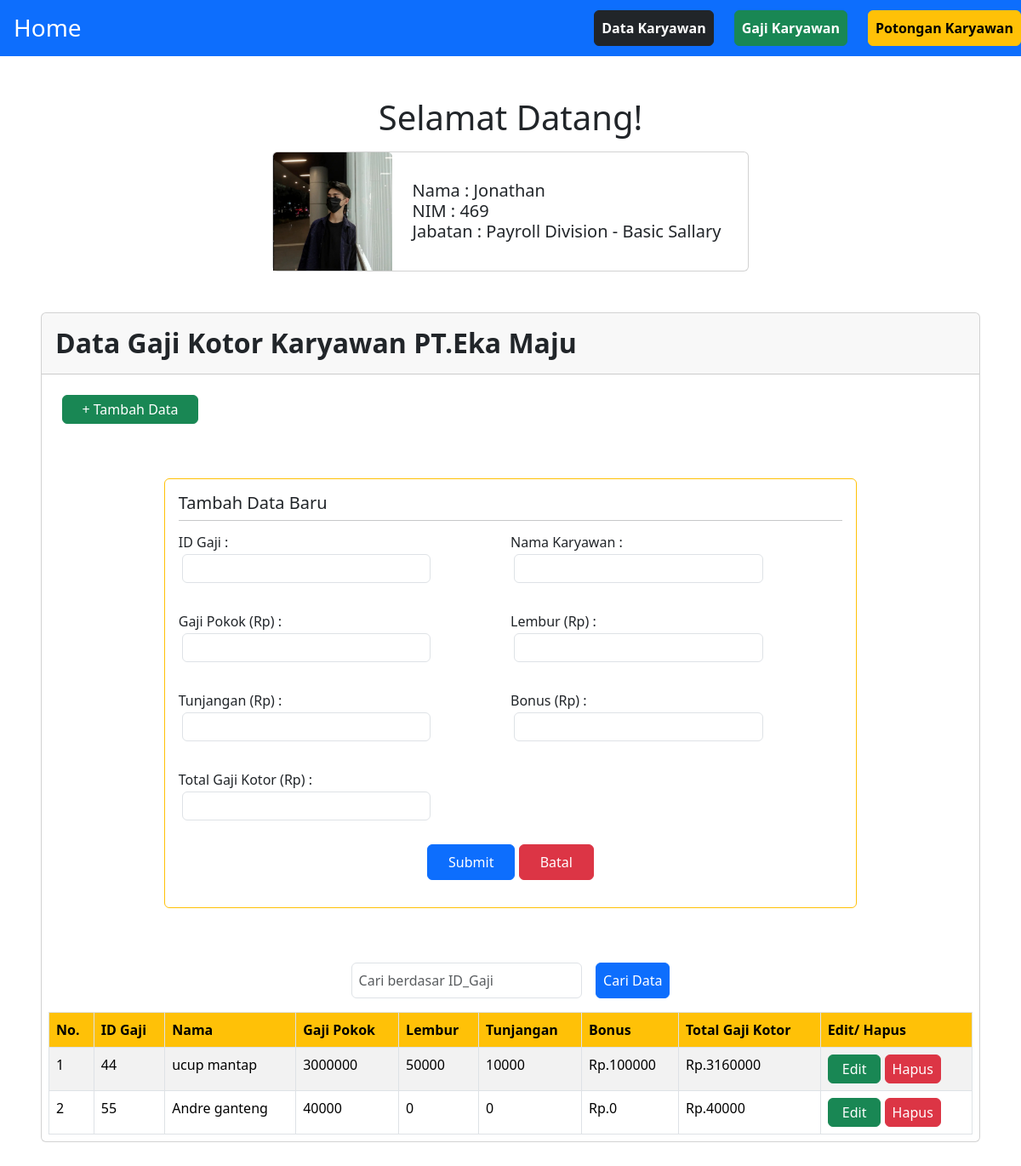
The page /469_GajiKaryawan/index.php?page=tambah on the database its author committed.
### tables this page shows
CREATE TABLE `gaji_karyawan` (
  `id_gaji` int(4) NOT NULL,
  `nama_gaji` varchar(30) NOT NULL,
  `pokok_gaji` bigint(20) NOT NULL,
  `lembur_gaji` bigint(20) DEFAULT NULL,
  `tunjangan_gaji` bigint(20) DEFAULT NULL,
  `bonus_gaji` bigint(20) DEFAULT NULL,
  `total_gaji` bigint(20) NOT NULL
);

### 469_GajiKaryawan/index.php (the view, shortened to what this page needs)
<?php
    include ('config.php');
    $koneksi = new Lib469();
    $data =$koneksi->tampilData();
    ?>
    <!DOCTYPE html>
    <html lang="en">
    <head>
        <link rel="stylesheet" href="./css/main.css">
        <link rel="stylesheet" href="./css/bootstrap.min.css">
    </head>
    <body>
        <div class="container-fluid">
        <nav class="navbar bg-body-tertiary">
    <div class="container-fluid bg-primary">
        <a class="navbar-brand text-white p-3" href="../">
        <h3>Home</h3>
        </a>
        <div class="d-flex justify-space-between gap-4">
                <a href="../462_DataKaryawan/" class="btn btn-dark fw-bold ms-5 p-2">Data Karyawan</a>
                <a href="../469_GajiKaryawan/" class="btn btn-success fw-bold p-2">Gaji Karyawan</a>
                <a href="../454_PotonganKaryawan/" class="btn btn-warning fw-bold p-2">Potongan Karyawan</a>
            </div>
    </div>
    </nav>
    <div class="container mt-5 d-flex flex-column align-items-center mx-auto">
    <h1 class="mb-3">Selamat Datang!</h1>
    <div class="card" style="width: 35rem;">
    <div class="d-flex">
    <div class="w-25">
    <img src="./assets/jonathan.jpeg" class="card-img-top" alt="...">
    </div>
    <div class="card-body align-items-center align-self-center px-4">
        <h5 class="card-text">Nama : Jonathan</h5>
        <h5 class="card-text">NIM : 469</h5>
        <h5 class="card-text">Jabatan : Payroll Division - Basic Sallary</h5>
    </div>
    </div>
    </div>
        </div>
        <div class="container-fluid p-5 mx-auto">
            <div class="card">
                <div class="card-header p-3">
                    <h2 class="fw-bold text-dark">Data Gaji Kotor Karyawan PT.Eka Maju</h2>
                </div>
        <div class="m-2">
        <table class="table table-striped table-bordered">
        <a href="?page=tambah" class="btn py-1 px-3 m-3 btn-success" style="width:10rem;">+ Tambah Data</a>
    <div class="d-flex flex-column justify-content-center mx-auto">
        </div>
        <div class ="my-3 d-flex justify-content-center">
            <form method="get">
                <input type="text" class="form-control w-25 p-2" name="469_cari" id="" placeholder="Cari berdasar ID_Gaji">
                <button class="btn btn-primary p-2 ms-3">Cari Data</button>
            </form>
        </div>
        <thead>
            <td class="fw-bold bg-warning p-2">No.</td>
            <td class="fw-bold bg-warning p-2">ID Gaji</td>
            <td class="fw-bold bg-warning p-2">Nama</td>
            <td class="fw-bold bg-warning p-2">Gaji Pokok</td>
            <td class="fw-bold bg-warning p-2">Lembur</td>
            <td class="fw-bold bg-warning p-2">Tunjangan</td>
            <td class="fw-bold bg-warning p-2">Bonus</td>
            <td class="fw-bold bg-warning p-2">Total Gaji Kotor</td>
            <td class="fw-bold bg-warning p-2"> Edit/ Hapus</td>
        </thead>
        <?php
$nomor = 1;
foreach ($data as $data) {
    echo "<tr>";
    echo "<td class='p-2'>" . $nomor . "</td>";
    echo "<td class='p-2'>" . $data['id_gaji'] . "</td>";
    echo "<td class='p-2'>" . $data['nama_gaji'] . "</td>";
    echo "<td class='p-2'>" . $data['pokok_gaji'] . "</td>";
    echo "<td class='p-2'>" . $data['lembur_gaji'] . "</td>";
    echo "<td class='p-2'>" . $data['tunjangan_gaji'] . "</td>";
    echo "<td class='p-2'>Rp." . $data['bonus_gaji'] . "</td>";
    echo "<td class='p-2'>Rp." . $potongan = $data['pokok_gaji'] + $data['lembur_gaji'] + $data['tunjangan_gaji'] + $data['bonus_gaji']. "</td>";
    echo "<td class='p-2'> ";
    echo "<a href='?page=edit&idgaji=" . $data['id_gaji'] . "' class='btn py-1 px-3 btn-success'>Edit</a> ";
    echo "<a href='?hapus=" . $data['id_gaji'] . "' onclick=\"return confirm('Apakah Anda Yakin Menghapus Data Ini?');\" class='btn py-1 px-2 btn-danger'>Hapus</a>";
    echo "</td>";
    echo "</tr>";
    $nomor++;
}
?>
        </table>
        </div>
        </div>
        </div>
        </div>
    </body>
    </html>

### 469_GajiKaryawan/css/main.css (style rules this page uses)
* { padding: 0 !important; margin: 0 !important; }

### css/main.css (style rules this page uses)
* { padding: 0 !important; margin: 0 !important; }

### rows shown on the page
gaji_karyawan: id_gaji "44", nama_gaji "ucup mantap", pokok_gaji "3000000", lembur_gaji "50000", tunjangan_gaji "10000", bonus_gaji "100000", pokok_gaji+lembur_gaji+tunjangan_gaji "3160000"
gaji_karyawan: id_gaji "55", nama_gaji "Andre ganteng", pokok_gaji "40000", lembur_gaji "0", tunjangan_gaji "0", bonus_gaji "0"
